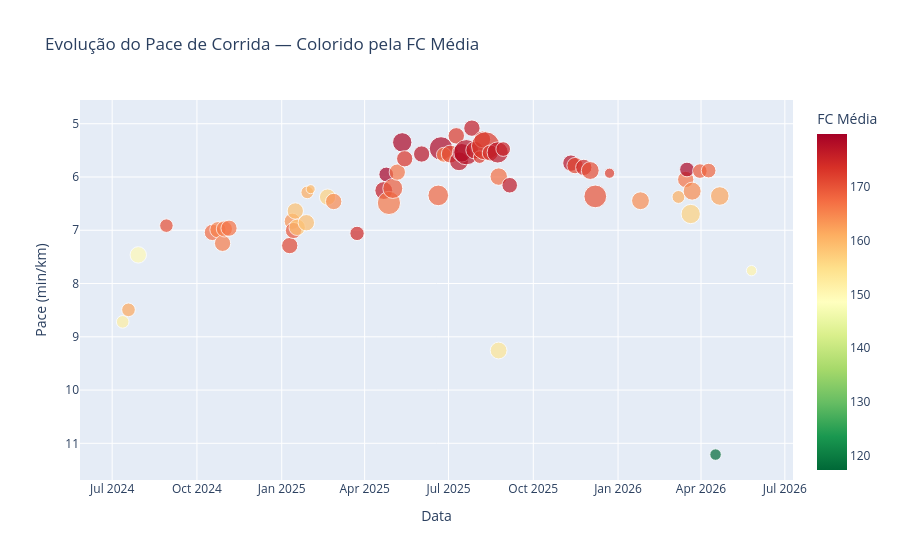

Notebook cell for this chart:
### Markdown cell above
---
## ❤️ Pilar 2 — Evolução de Ritmo e Eficiência Cardíaca
> **Fisiologia**: O Custo Cardíaco (BPM / velocidade) mede o "preço" que seu coração paga por cada m/s percorrido. Com o treino adequado, ele deve CAIR ao longo dos meses — você corre mais rápido com menos esforço cardíaco. É um marcador de adaptação aeróbica.

### Code cell
df_run = df[df['sport_type'].isin(['Run','TrailRun','VirtualRun'])].copy()
df_run = df_run[df_run['pace_min_km'].between(3, 15) & df_run['average_heartrate'].notna()]

if df_run.empty:
    print('⚠️ Nenhuma corrida no período filtrado.')
else:
    # Scatter: pace ao longo do tempo, colorido por FC
    fig = px.scatter(
        df_run, x='start_date_local', y='pace_min_km',
        color='average_heartrate', size='dist_km', hover_data=['name','dist_km'],
        title='Evolução do Pace de Corrida — Colorido pela FC Média',
        labels={'start_date_local':'Data','pace_min_km':'Pace (min/km)','average_heartrate':'FC Média'},
        color_continuous_scale='RdYlGn_r'
    )
    fig.update_yaxes(autorange='reversed')  # pace menor = mais rápido
    fig.show()

### Figure 1 — Plotly figure (JSON) as saved in the notebook; plotly's stock layout.template omitted (floating-point values rounded to 4 significant figures)
{"data": [{"customdata": [["Morning Run", 3.01], ["Afternoon Run", 3.534], ["Morning Run", 5.101], ["Evening Run", 3.469], ["Evening Run - first 5k run at home", 5.062], ["Evening Run", 4.991], ["Evening Run | 12°C na disciplina 🥶", 5.001], ["Evening Run", 4.951], ["Evening Run", 4.944], ["Afternoon Run", 5.024], ["Lunch Run", 4.977], ["Afternoon Run 7°C", 4.947], ["Afternoon Run 7°C", 5.019], ["Afternoon Run", 5.046], ["Afternoon Run", 5.088], ["Afternoon Run", 3.056], ["Morning Run 0°C - Relogio ta zuado, desligando no meio", 1.552], ["Evening Run - curtindo o presente de aniversario 🗿", 5.005], ["Morning Run 2°C", 5.07], ["Evening Run - Sol Novamente", 3.903], ["Afternoon Run - Getting ready for sunday", 6.046], ["Morning Run - Deus é suficiente!", 4.105], ["Morning Run - 10 km Madrid Series 🇪🇸", 10.17], ["Afternoon Run", 7.533], ["Morning Run", 5.007], ["Evening Run", 7.063], ["Lunch Run", 5.014], ["Evening Run", 5.007], ["Night Run - Carolzitas acompanhou os primeiros km 💪🏻", 8.048], ["Night Run - Barcelona 32°C", 10.44], ["Night Run", 4.215], ["Night Run", 6.021], ["Morning Run", 5.127], ["Morning Run", 6.716], ["Morning Run", 6.516], ["Morning Run", 12.07], ["Morning Run", 5.056], ["Morning Run", 5.88], ["Afternoon Run", 3.015], ["Afternoon Run", 5.229], ["Morning Run - New Balance 15K", 15.09], ["Morning Run", 4.881], ["Morning Run - Parceria com Tedesco 🇮🇹!", 8.498], ["Morning Run - Run & Bass", 5.334], ["Corrida para voltar da corrida 🤠", 5.752], ["Morning Run", 4.054], ["Morning Run", 4.595], ["Evening Run", 5.088], ["Morning Run", 5.064], ["Evening Run", 5.015], ["Evening Run", 6.011], ["Morning Run", 9.744], ["Evening Run", 1.97], ["Morning Run", 6.033], ["Lunch Run", 3.15], ["Morning Run", 5.011], ["Evening Run", 4.099], ["Evening Run", 7.033], ["Morning Run", 6.131], ["Evening Run", 4.008], ["Morning Run", 4.067], ["Evening Run", 2.493], ["Morning Run", 6.529], ["Evening Run", 2.03]], "hovertemplate": "Data=%{x}<br>Pace (min/km)=%{y}<br>dist_km=%{customdata[1]}<br>name=%{customdata[0]}<br>FC Média=%{marker.color}<extra></extra>", "legendgroup": "", "marker": {"color": [152.1, 161.6, 149.7, 170.5, 167.6, 165.4, 165.9, 165.9, 166.9, 171.2, 163.6, 169.7, 158.8, 158.5, 159.1, 161.2, 159.9, 156.7, 164.5, 174.4, 176.2, 179.9, 166.5, 169, 166.6, 179.1, 173.3, 177.3, 168, 178.8, 166.1, 171, 172.6, 177.3, 179.4, 177.7, 176.3, 175.9, 172.8, 172.7, 172.7, 173.9, 177.1, 153.8, 167.2, 175.5, 176.7, 177.7, 171.4, 174.6, 170.7, 170, 172.1, 164.2, 160.9, 166.8, 179.1, 156.7, 164.4, 169.3, 168.2, 117.3, 161.9, 150.9], "coloraxis": "coloraxis", "size": [3.01, 3.534, 5.101, 3.469, 5.062, 4.991, 5.001, 4.951, 4.944, 5.024, 4.977, 4.947, 5.019, 5.046, 5.088, 3.056, 1.552, 5.005, 5.07, 3.903, 6.046, 4.105, 10.17, 7.533, 5.007, 7.063, 5.014, 5.007, 8.048, 10.44, 4.215, 6.021, 5.127, 6.716, 6.516, 12.07, 5.056, 5.88, 3.015, 5.229, 15.09, 4.881, 8.498, 5.334, 5.752, 4.054, 4.595, 5.088, 5.064, 5.015, 6.011, 9.744, 1.97, 6.033, 3.15, 5.011, 4.099, 7.033, 6.131, 4.008, 4.067, 2.493, 6.529, 2.03], "sizemode": "area", "sizeref": 0.03772, "symbol": "circle"}, "mode": "markers", "name": "", "orientation": "v", "showlegend": false, "type": "scatter", "x": ["2024-07-12T10:40:01+00:00", "2024-07-18T17:07:47+00:00", "2024-07-29T08:01:58+00:00", "2024-08-28T20:40:31+00:00", "2024-10-17T19:25:49+00:00", "2024-10-23T19:21:40+00:00", "2024-10-28T19:18:26+00:00", "2024-10-30T19:06:56+00:00", "2024-11-04T19:31:12+00:00", "2025-01-09T16:26:48+00:00", "2025-01-12T11:01:04+00:00", "2025-01-13T17:40:01+00:00", "2025-01-15T17:26:56+00:00", "2025-01-17T17:52:59+00:00", "2025-01-27T17:18:34+00:00", "2025-01-28T17:32:46+00:00", "2025-02-01T09:56:05+00:00", "2025-02-19T18:00:41+00:00", "2025-02-26T09:39:31+00:00", "2025-03-23T18:07:52+00:00", "2025-04-21T17:44:24+00:00", "2025-04-24T10:27:02+00:00", "2025-04-27T08:11:20+00:00", "2025-05-01T13:08:25+00:00", "2025-05-06T10:25:14+00:00", "2025-05-11T18:45:23+00:00", "2025-05-14T11:17:34+00:00", "2025-06-01T20:05:55+00:00", "2025-06-19T21:05:43+00:00", "2025-06-22T21:05:43+00:00", "2025-06-25T23:08:23+00:00", "2025-07-02T21:02:24+00:00", "2025-07-09T10:07:21+00:00", "2025-07-12T09:28:05+00:00", "2025-07-15T09:31:57+00:00", "2025-07-20T09:14:15+00:00", "2025-07-26T09:43:54+00:00", "2025-07-29T08:50:59+00:00", "2025-08-03T17:58:25+00:00", "2025-08-06T17:33:08+00:00", "2025-08-10T06:33:44+00:00", "2025-08-15T07:56:03+00:00", "2025-08-23T09:08:59+00:00", "2025-08-24T09:24:03+00:00", "2025-08-24T12:00:02+00:00", "2025-08-29T09:00:19+00:00", "2025-09-05T09:43:15+00:00", "2025-11-10T20:18:02+00:00", "2025-11-15T08:19:23+00:00", "2025-11-24T19:35:32+00:00", "2025-12-01T19:22:03+00:00", "2025-12-07T06:33:30+00:00", "2025-12-22T18:00:47+00:00", "2026-01-25T08:04:56+00:00", "2026-03-07T12:43:37+00:00", "2026-03-15T09:30:17+00:00", "2026-03-16T18:42:57+00:00", "2026-03-20T20:13:13+00:00", "2026-03-22T09:53:18+00:00", "2026-03-30T19:13:37+00:00", "2026-04-09T06:46:39+00:00", "2026-04-16T18:48:06+00:00", "2026-04-21T09:01:17+00:00", "2026-05-25T20:37:31+00:00"], "xaxis": "x", "y": [8.72, 8.494, 7.462, 6.913, 7.04, 6.99, 7.245, 6.975, 6.962, 7.288, 6.831, 7.005, 6.638, 6.946, 6.859, 6.288, 6.229, 6.377, 6.46, 7.059, 6.254, 5.952, 6.487, 6.215, 5.908, 5.349, 5.657, 5.569, 6.345, 5.464, 5.583, 5.57, 5.227, 5.705, 5.545, 5.534, 5.083, 5.496, 5.626, 5.294, 5.416, 5.549, 5.539, 9.258, 5.993, 5.476, 6.155, 5.739, 5.786, 5.82, 5.878, 6.364, 5.929, 6.446, 6.375, 6.047, 5.859, 6.695, 6.265, 5.889, 5.88, 11.21, 6.357, 7.759], "yaxis": "y"}], "layout": {"coloraxis": {"colorbar": {"title": {"text": "FC Média"}}, "colorscale": [[0, "rgb(0,104,55)"], [0.1, "rgb(26,152,80)"], [0.2, "rgb(102,189,99)"], [0.3, "rgb(166,217,106)"], [0.4, "rgb(217,239,139)"], [0.5, "rgb(255,255,191)"], [0.6, "rgb(254,224,139)"], [0.7, "rgb(253,174,97)"], [0.8, "rgb(244,109,67)"], [0.9, "rgb(215,48,39)"], [1, "rgb(165,0,38)"]]}, "legend": {"itemsizing": "constant", "tracegroupgap": 0}, "title": {"text": "Evolução do Pace de Corrida — Colorido pela FC Média"}, "xaxis": {"anchor": "y", "domain": [0, 1], "title": {"text": "Data"}}, "yaxis": {"anchor": "x", "autorange": "reversed", "domain": [0, 1], "title": {"text": "Pace (min/km)"}}}}
